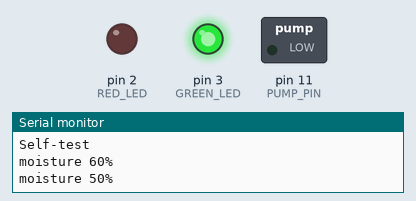
This sketch was run on a simulated Arduino Uno, built with avr-gcc and run on an emulated ATmega328P. On the bench: switched loads named in the sketch (green lamp = pin HIGH), output pins drawn as LEDs (lit = HIGH), the last lines printed to the serial monitor.

Above: at 6.4 s.
At 11.9 s:
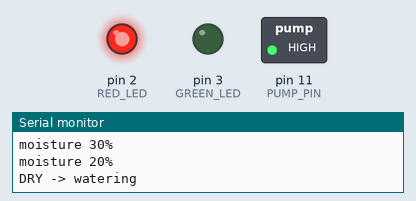
At 15.9 s:
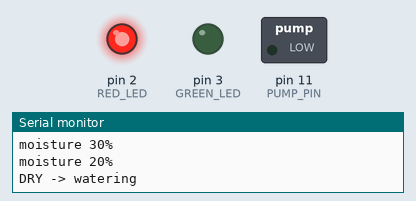
Timing chart, 0 to 25.8 s (numbered marks = the images above):
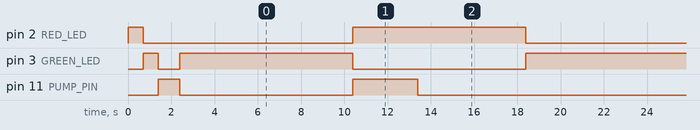

Measured:
- by itself, pin 2 (RED_LED): alternates HIGH for 8.0 s and LOW for 10.0 s
- by itself, pin 3 (GREEN_LED): goes LOW 1.0 s, HIGH 8.0 s, 6 × (LOW 8.0 s, HIGH 10.0 s), LOW 8.0 s, then HIGH
- by itself, pin 11 (PUMP_PIN): repeats every 18.0 s: HIGH 3.0 s, LOW 15.0 s

The sketch:

plant_waterer.ino
```cpp
// =====================================================
// Plant Waterer - Arduino UNO R4 WiFi
// Senses soil moisture, decides if the plant is dry,
// and waters it with a small pump.
//   Sense  -> capacitive soil sensor on A0
//   Think  -> compare moisture to a threshold
//   Act    -> red/green LEDs + pump via S8050 transistor
// =====================================================

// true  = fake soil that slowly dries out (demo, no sensor needed)
// false = real soil sensor (set DRY_READING / WET_READING first)
const bool DEMO_MODE = true;

// Pins
const int SENSOR_PIN = A0;
const int RED_LED    = 2;
const int GREEN_LED  = 3;
const int PUMP_PIN   = 11;

// Calibration: replace with your own sensor readings
const int DRY_READING = 520;   // sensor held in air
const int WET_READING = 260;   // sensor in a glass of water
const int WATER_BELOW = 30;    // water when moisture is below 30 %

int fakeMoisture = 60;

void setup() {
  Serial.begin(9600);
  pinMode(RED_LED, OUTPUT);
  pinMode(GREEN_LED, OUTPUT);
  pinMode(PUMP_PIN, OUTPUT);

  // Self-test on every power-up: red, green, pump for 1 s
  Serial.println("Self-test");
  digitalWrite(RED_LED, HIGH);   delay(700);  digitalWrite(RED_LED, LOW);
  digitalWrite(GREEN_LED, HIGH); delay(700);  digitalWrite(GREEN_LED, LOW);
  digitalWrite(PUMP_PIN, HIGH);  delay(1000); digitalWrite(PUMP_PIN, LOW);
}

// Returns soil moisture as 0-100 %
int readMoisture() {
  if (DEMO_MODE) return fakeMoisture;
  int raw = analogRead(SENSOR_PIN);              // 0-1023, lower = wetter
  Serial.print("raw "); Serial.print(raw); Serial.print("  ");
  return constrain(map(raw, DRY_READING, WET_READING, 0, 100), 0, 100);
}

void loop() {
  int moisture = readMoisture();                 // SENSE
  Serial.print("moisture "); Serial.print(moisture); Serial.println("%");

  if (moisture < WATER_BELOW) {                  // THINK: dry
    Serial.println("DRY -> watering");
    digitalWrite(GREEN_LED, LOW);
    digitalWrite(RED_LED, HIGH);                 // ACT
    digitalWrite(PUMP_PIN, HIGH); delay(3000);   // pump for 3 s
    digitalWrite(PUMP_PIN, LOW);
    if (DEMO_MODE) fakeMoisture = 70;            // pretend the soil got wet
    delay(5000);                                 // let the water soak in
  } else {                                       // wet enough
    digitalWrite(RED_LED, LOW);
    digitalWrite(GREEN_LED, HIGH);
    if (DEMO_MODE) fakeMoisture -= 10;           // pretend the soil dries out
    delay(2000);
  }
}
```
